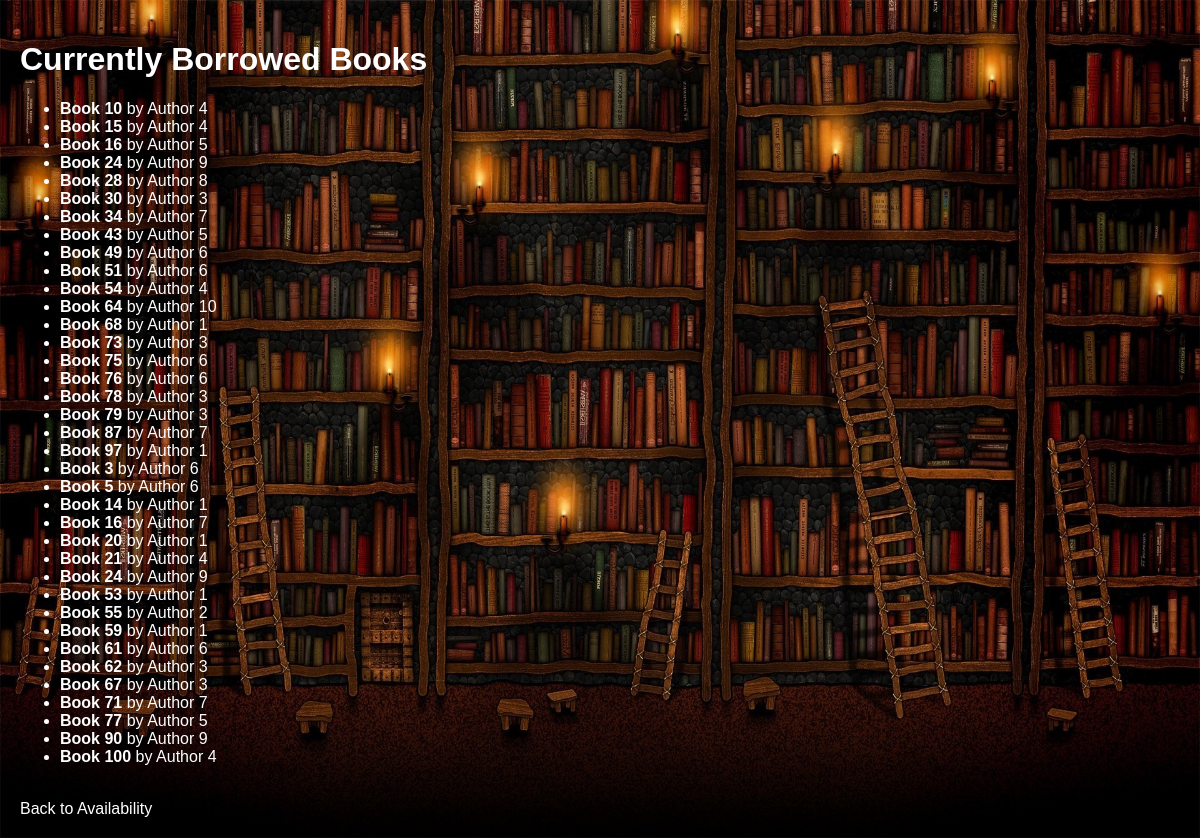
The app's page /availability/borrowed_books with its own data.
### initial.py (models this page shows)
class Book(db.Model):
    id = db.Column(db.Integer, primary_key=True)
    title = db.Column(db.String(100), nullable=False)
    author = db.Column(db.String(100), nullable=False)
    published_date = db.Column(db.String(10), nullable=False)
    status = db.Column(db.String(10), default="available")
    pages = db.Column(db.Integer, nullable=False, default=0)
    goodread_rating = db.Column(db.Float, nullable=False, default=0.0)
    loans = db.relationship('Loan', backref='book', lazy=True)     #backref to Loans

### initial.py (the view)
@app.route('/availability/borrowed_books')
def borrowed_books():
    borrowed_books = Book.query.filter_by(status="borrowed").all()
    return render_template('borrowed_books.html', borrowed_books=borrowed_books)

### templates/borrowed_books.html (shortened to what this page needs)
<!DOCTYPE html>
<html lang="en">
<head>
    <link rel="stylesheet" href="{{ url_for('static', filename='style.css') }}">
</head>
<body>
    <h1>Currently Borrowed Books</h1>
    <ul>
        {% for book in borrowed_books %}
            <li>
                <strong>{{ book.title }}</strong> by {{ book.author }}
            </li>
        {% endfor %}
    </ul>
    <br>
    <a href="{{ url_for('availability') }}">Back to Availability</a>
</body>
</html>

### static/style.css (style rules this page uses)
body { background-image: url('/static/background.jpg'); background-size: 100% 100%; background-position: center center; background-attachment: fixed; color: white; font-family: Arial, sans-serif; margin: 0; padding: 0; }
h1, h2, h3, p, a { color: white; }
a { text-decoration: none; }
body { padding: 20px; }

### records on screen
Book: title "Book 10", author "Author 4"
Book: title "Book 15", author "Author 4"
Book: title "Book 16", author "Author 5"
Book: title "Book 24", author "Author 9"
Book: title "Book 28", author "Author 8"
Book: title "Book 30", author "Author 3"
Book: title "Book 34", author "Author 7"
Book: title "Book 43", author "Author 5"
Book: title "Book 49", author "Author 6"
Book: title "Book 51", author "Author 6"
Book: title "Book 54", author "Author 4"
Book: title "Book 64", author "Author 10"
Book: title "Book 68", author "Author 1"
Book: title "Book 73", author "Author 3"
Book: title "Book 75", author "Author 6"
Book: title "Book 76", author "Author 6"
Book: title "Book 78", author "Author 3"
Book: title "Book 79", author "Author 3"
Book: title "Book 87", author "Author 7"
Book: title "Book 97", author "Author 1"
Book: title "Book 3", author "Author 6"
Book: title "Book 5", author "Author 6"
Book: title "Book 14", author "Author 1"
Book: title "Book 16", author "Author 7"
Book: title "Book 20", author "Author 1"
Book: title "Book 21", author "Author 4"
Book: title "Book 24", author "Author 9"
Book: title "Book 53", author "Author 1"
Book: title "Book 55", author "Author 2"
Book: title "Book 59", author "Author 1"
Book: title "Book 61", author "Author 6"
Book: title "Book 62", author "Author 3"
Book: title "Book 67", author "Author 3"
Book: title "Book 71", author "Author 7"
Book: title "Book 77", author "Author 5"
Book: title "Book 90", author "Author 9"
Book: title "Book 100", author "Author 4"
